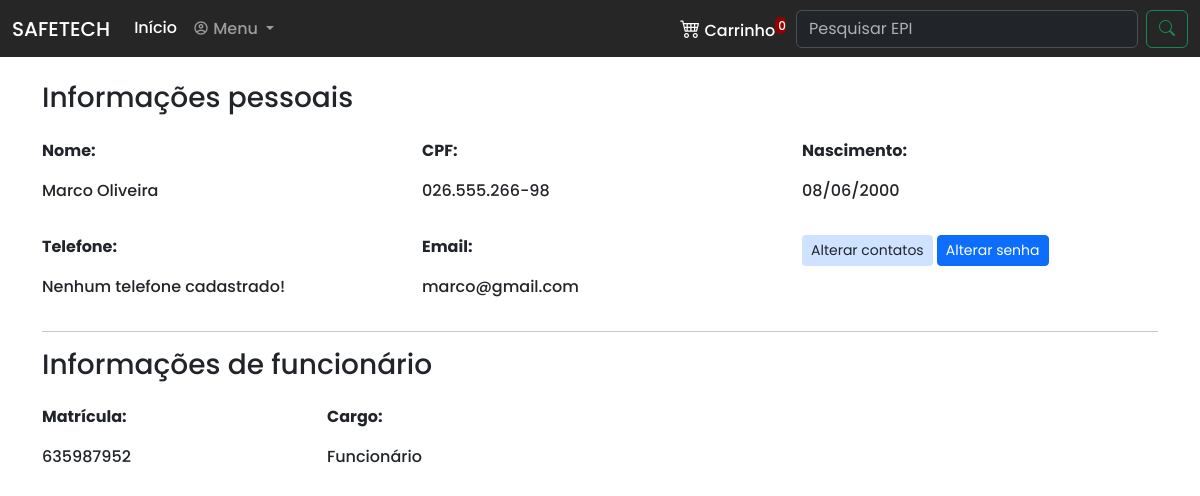
The page /perfil.php (signed in) on the database its author committed.
### tables this page shows
CREATE TABLE `usuario` (
  `idusuario` int(10) unsigned NOT NULL AUTO_INCREMENT,
  `nomeUsuario` varchar(75) DEFAULT NULL,
  `sobrenome` varchar(120) DEFAULT NULL,
  `cpf` varchar(15) DEFAULT NULL,
  `nascimento` date DEFAULT NULL,
  `matricula` varchar(30) DEFAULT NULL,
  `cargo` varchar(50) DEFAULT NULL,
  `email` varchar(140) DEFAULT NULL,
  `senha` varchar(245) DEFAULT NULL,
  `cadastro` datetime DEFAULT NULL,
  `alteracao` timestamp NOT NULL DEFAULT current_timestamp() ON UPDATE current_timestamp(),
  `ativo` char(1) DEFAULT 'A',
  PRIMARY KEY (`idusuario`),
  UNIQUE KEY `idusuario` (`idusuario`)
);

### func/funcoes.php (called while the page is built, shortened)
<?php
function listarTabelaLeftJoinExpecifica($campos, $tabela1, $tabela2, $id1, $id2, $campoExpecifico, $valorCampo)
{
    $conn = conectar();
    try {
        $conn->beginTransaction();
        $sqlLista = $conn->prepare("SELECT $campos FROM $tabela1 a LEFT JOIN $tabela2 b ON a.$id1 = b.$id2 WHERE $campoExpecifico = ?");
        $sqlLista->bindValue(1, $valorCampo, PDO::PARAM_STR);
        $sqlLista->execute();
        $conn->commit();
        if ($sqlLista->rowCount() > 0) {
            return $sqlLista->fetchAll(PDO::FETCH_OBJ);
        }
        return $sqlLista;
    } catch (PDOException $e) {
        echo 'Exception -> ';
        return ($e->getMessage());
        $conn->rollback();
    }
}

### perfil.php (the view, shortened to what this page needs)
<?php
include_once('./func/funcoes.php');
?>
<!doctype html>
<html lang="pt-br">
<head>
    <link href="https://cdn.jsdelivr.net/npm/bootstrap@5.3.3/dist/css/bootstrap.min.css" rel="stylesheet"
>
    <link rel="stylesheet" type="text/css"
          href="https://cdnjs.cloudflare.com/ajax/libs/MaterialDesign-Webfont/7.0.96/css/materialdesignicons.min.css">
    <link rel="stylesheet" href="https://cdn.jsdelivr.net/npm/bootstrap-icons@1.11.3/font/bootstrap-icons.min.css">
    <link rel="stylesheet" type="text/css" href="https://cdn.jsdelivr.net/npm/toastify-js/src/toastify.min.css">
    <link rel="stylesheet" href="./css/style.css">
</head>
<body>
<?php include_once('navbar.php') ?>
<div class="container">
    <h3 class="mt-4">Informações pessoais</h3>
    <?php
    $tabelaFuncionario = listarTabelaLeftJoinExpecifica('*', 'usuario', 'telefone', 'idusuario', 'idusuario', 'a.idusuario', "$idFuncionario");
    if ($tabelaFuncionario !== 'Vazio') {
        foreach ($tabelaFuncionario as $item) {
            $nome = $item->nomeUsuario;
            $sobrenome = $item->sobrenome;
            $cpf = $item->cpf;
            $nascimento = $item->nascimento;
            $email = $item->email;
            $telefone = $item->numero;
            $matricula = $item->matricula;
            $cargo = $item->cargo;
            if ($telefone == '') {
                $telefone = 'Nenhum telefone cadastrado!';
            }
            if ($cargo == 'funcionario') {
                $cargo = 'Funcionário';
            } else if ($cargo == 'adm') {
                $cargo = 'Administrador';
            } else if ($cargo == 'rh') {
                $cargo = 'Recursos Humanos';
            }
            $dataNascimento = implode("/", array_reverse(explode("-", $nascimento)));
            ?>
            <div class="row">
                <div class="col-lg-4 col-md-4 col-6 mt-3">
                    <p><b>Nome:</b></p>
                    <p><?php echo $nome . ' ' . $sobrenome ?></p>
                </div>
                <div class="col-lg-4 col-md-4 col-6 mt-3">
                    <p><b>CPF:</b></p>
                    <p><?php echo $cpf ?></p>
                </div>
                <div class="col-lg-4 col-md-6 col-6 mt-3">
                    <p><b>Nascimento:</b></p>
                    <p><?php echo $dataNascimento ?></p>
                </div>
                <div class="col-lg-4 col-md-4 col-6 mt-3">
                    <p><b>Telefone:</b></p>
                    <p><?php echo $telefone ?></p>
                </div>
                <div class="col-lg-4 col-md-6 col-12 mt-3">
                    <p><b>Email:</b></p>
                    <p><?php echo $email ?></p>
                </div>
                <div class="col-lg-4 col-md-6 col-12 mt-3">
                    <button class="btn btn-sm bg-primary-subtle"
                            onclick="abrirModalAlterarDados('mdlAlterarDados','A','btnAlterarDados','editDados','frmAlterarDados')">
                        Alterar contatos
                    </button>
                    <button class="btn btn-sm btn-primary" data-bs-toggle="modal"
                            onclick="abrirModalAlterarSenha('mdlAlterarSenha','A','btnAlterarSenha','editSenha','frmAlterarSenha')">
                        Alterar senha
                    </button>
                </div>
            </div>
            <hr>
            <h3 class="mt-3">Informações de funcionário</h3>
            <div class="row">
                <div class="col-lg-3 col-md-6 col-12 mt-3">
                    <p><b>Matrícula:</b></p>
                    <p><?php echo $matricula ?></p>
                </div>
                <div class="col-lg-3 col-md-6 col-12 mt-3">
                    <p><b>Cargo:</b></p>
                    <p><?php echo $cargo ?></p>
                </div>
            </div>
            <?php
        }
    } else {
        echo 'erro';
    }
    ?>
</div>
</body>
</html>

### css/style.css (style rules this page uses)
body { margin: 0; padding: 0; font-family: "Poppins", sans-serif; font-weight: 500; font-style: normal; }

### rows shown on the page
usuario: nomeUsuario "Marco", sobrenome "Oliveira", cpf "026.555.266-98", nascimento "08/06/2000", telefone "Nenhum telefone cadastrado!", email "marco@gmail.com", matricula "635987952", cargo "Funcionário"

### other values the page prints
$cont "0"
